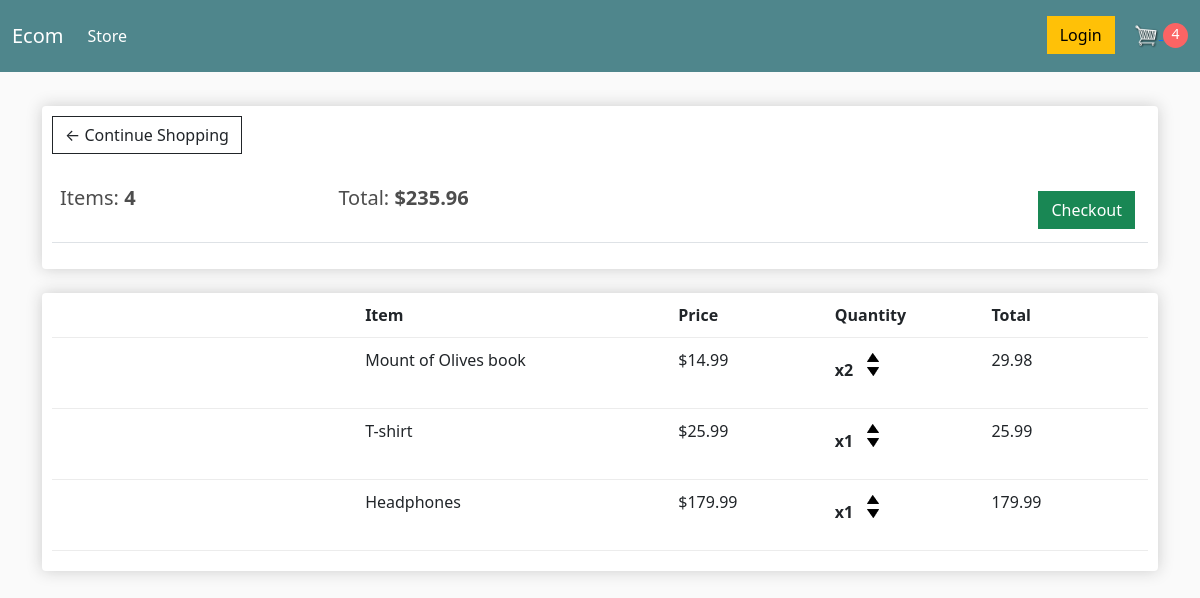
The page /cart/ (signed in) on the database as committed earlier.
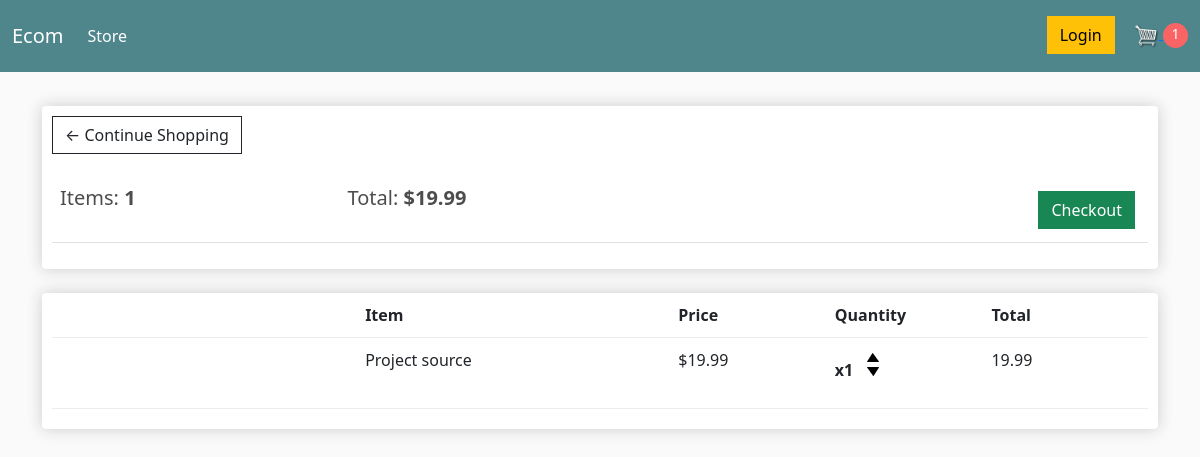
The same page on the database as committed later.
### store/models.py (models this page shows, shortened)
class Order(models.Model):
    customer = models.ForeignKey(
        Customer, on_delete=models.SET_NULL, null=True, blank=True
    )
    date_ordered = models.DateTimeField(auto_now_add=True)
    complete = models.BooleanField(default=False)
    transaction_id = models.CharField(max_length=200, null=True)
    @property
    def get_cart_total(self):
        orderitems = self.orderitem_set.all()
        total = sum([item.get_total for item in orderitems])
        return total
    @property
    def get_cart_items(self):
        orderitems = self.orderitem_set.all()
        total = sum([item.quantity for item in orderitems])
        return total

class OrderItem(models.Model):
    product = models.ForeignKey(
        Product, on_delete=models.SET_NULL, null=True, blank=True
    )
    order = models.ForeignKey(Order, on_delete=models.SET_NULL, null=True, blank=True)
    quantity = models.IntegerField(default=0, null=True, blank=True)
    date_added = models.DateTimeField(auto_now_add=True)
    @property
    def get_total(self):
        total = self.product.price * self.quantity
        return total

class Product(models.Model):
    name = models.CharField(max_length=200)
    price = models.FloatField()
    digital = models.BooleanField(default=False, null=True, blank=True)
    image = models.ImageField(null=True, blank=True)

### store/views.py (the view, shortened to what this page needs)
# urls.py: path("cart/", views.cart, name="cart"),
def cart(request):
    if request.user.is_authenticated:
        customer = request.user.customer
        order, created = Order.objects.get_or_create(customer=customer, complete=False)
        items = order.orderitem_set.all()
    context = {"items": items, "order": order, 'cartItems': get_cart_items(request)}
    return render(request, "store/cart.html", context)

### store/views.py (called while the page is built)
def get_cart_items(request):
    items = 0
    if request.user.is_authenticated:
        customer = request.user.customer
        order, created = Order.objects.get_or_create(customer=customer, complete=False)
        items = order.get_cart_items
    return items

### store/templates/store/cart.html
{% extends 'store/main.html' %}
{% load static %}
{% block content %}
    <div class="row">
        <div class="col-lg-12">
            <div class="box-element">
                <a  class="btn btn-outline-dark" href="{% url 'store' %}">&#x2190; Continue Shopping</a>
                <br>
                <br>
                <table class="table">
                    <tr>
                        <th><h5>Items: <strong>{{ order.get_cart_items }}</strong></h5></th>
                        <th><h5>Total:<strong> ${{ order.get_cart_total|floatformat:2 }}</strong></h5></th>
                        <th>
                            <a  style="float:right; margin:5px;" class="btn btn-success"
                                href="{% url 'checkout' %}">Checkout</a>
                        </th>
                    </tr>
                </table>
            </div>
            <br>
            <div class="box-element">
                <div class="cart-row">
                <div style="flex:2"></div>
                <div style="flex:2"><strong>Item</strong></div>
                <div style="flex:1"><strong>Price</strong></div>
                <div style="flex:1"><strong>Quantity</strong></div>
                <div style="flex:1"><strong>Total</strong></div>
            </div>
            {% for item in items %}
                <div class="cart-row">
                    <div style="flex:2"><img class="row-image" src="{{ item.product.image_url }}"></div>
                    <div style="flex:2"><p>{{ item.product.name }}</p></div>
                    <div style="flex:1"><p>${{ item.product.price|floatformat:2 }}</p></div>
                    <div style="flex:1">
                        <p class="quantity">x{{ item.quantity }}</p>
                        <div class="quantity">
                            <img class="chg-quantity cart-ops" data-product="{{ item.product.id }}"
                                data-action="add" src="{% static  'images/arrow-up.png' %}">
                            <img class="chg-quantity cart-ops" data-product="{{ item.product.id }}"
                                data-action="remove" src="{% static  'images/arrow-down.png' %}">
                        </div>
                    </div>
                    <div style="flex:1"><p>{{ item.get_total|floatformat:2 }}</p></div>
                </div>
            {% endfor %}
        </div>
    </div>
{% endblock content %}

### store/templates/store/main.html (shortened to what this page needs)
{% load static %}
<!DOCTYPE html>
<html lang="en">
<head>
    <link href="https://cdn.jsdelivr.net/npm/bootstrap@5.1.3/dist/css/bootstrap.min.css"
        rel="stylesheet"
>
    <link rel="stylesheet" type="text/css" href="{% static 'css/main.css' %}">
</head>
<body>
    <nav class="navbar navbar-expand-lg navbar-dark bg-dark">
        <div class="container-fluid">
            <a class="navbar-brand" href="{% url 'store' %}">Ecom</a>
            <div class="collapse navbar-collapse" id="navbarSupportedContent">
                <ul class="navbar-nav me-auto mb-2 mb-lg-0">
                    <li class="nav-item">
                        <a class="nav-link active" href="{% url 'store' %}">Store</a>
                    </li>
                </ul>
                <div class="mt-2">
                    <a href="#" class="btn btn-warning">Login</a>
                    <a href="{% url 'cart' %}">
                        <img id="cart-icon" src="{% static 'images/cart.png' %}">
                    </a>
                    <p id="cart-total">{{ cartItems }}</p>
                </div>
            </div>
        </div>
    </nav>
    <div class="container">
        <br>
        {% block content %}
        {% endblock content %}
    </div>
</body>
</html>

### ecommerce/static/css/main.css (style rules this page uses)
body { background-color: hsl(0, 0%, 98%); }
h1, h2, h3, h4, h5, h6 { color: hsl(0, 0%, 30%); }
.box-element { box-shadow: hsl(0, 0%, 80%) 0 0 16px; background-color: #fff; border-radius: 4px; padding: 10px; }
.bg-dark { background-color: #4f868c!important; }
#cart-icon { width: 25px; display: inline-block; margin-left: 15px; }
#cart-total { display: inline-block; text-align: center; color: #fff; background-color: #fb6464; width: 25px; height: 25px; border-radius: 50%; font-size: 14px; }
.col-lg-4, .col-lg-6, .col-lg-8, .col-lg-12 { margin-top: 10px; }
.btn { border-radius: 0; }
.cart-row { display: flex; align-items: flex-stretch; padding-bottom: 10px; margin-bottom: 10px; border-bottom: 1px solid #ececec; }
.quantity { display: inline-block; font-weight: 700; padding-right: 10px; }
.chg-quantity { width: 12px; cursor: pointer; display: block; margin-top: 5px; transition: .1s; }

Rows that differ between the two databases and show on the page:
removed OrderItem: product.name "Mount of Olives book", product.price "14.99", quantity "2", get_total "29.98"
removed OrderItem: product.name "T-shirt", product.price "25.99", quantity "1", get_total "25.99"
removed OrderItem: product.name "Headphones", product.price "179.99", quantity "1", get_total "179.99"
computed for Order: get_cart_items "4" → "1"; get_cart_total "235.96" → "19.99"
added OrderItem: product.name "Project source", product.price "19.99", quantity "1", get_total "19.99"
Other text that changed with them:
{{ cartItems }}: "4" → "1"
